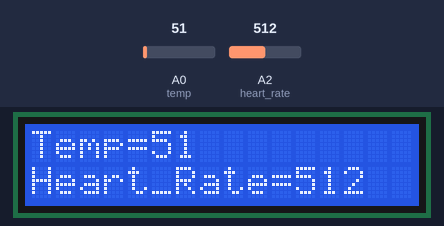
Simulated run of this sketch. Board: Arduino Uno, built with avr-gcc and run on an emulated ATmega328P. On the bench: 16×2 character LCD. Inputs (shaded band) come from the test bench; at power-on: A0 (temp) = 51, A2 (heart_rate) = 512.

Above: at 2.2 s.
2.3 s: A0 (temp) set to 112
At 3.7 s:
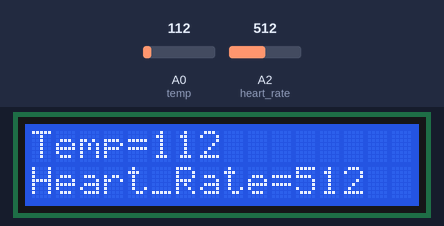
5.3 s: A2 (heart_rate) set to 716
At 6.7 s:
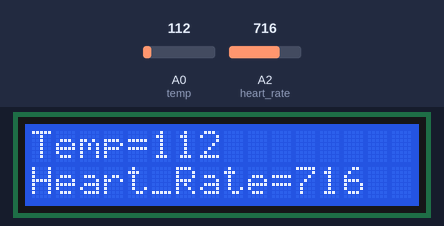
8.3 s: A0 (temp) set to 86
At 9.4 s:
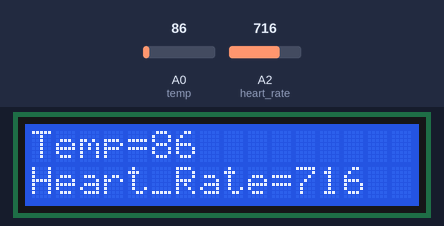
11.3 s: A2 (heart_rate) set to 1023
At 12.8 s:
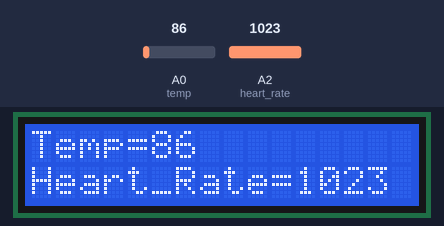
14.3 s: A0 (temp) set to 71
At 15.2 s:
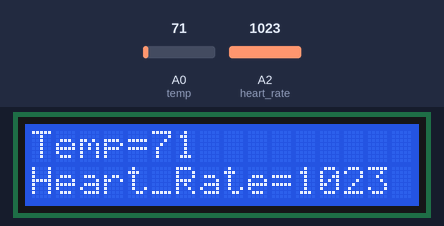
17.3 s: A2 (heart_rate) set to 900
At 18.2 s:
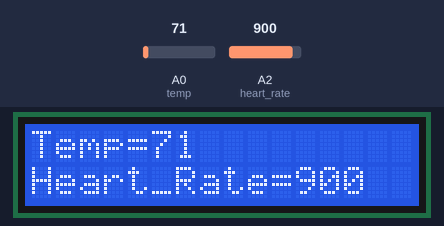
Timing chart, 0 to 19.8 s (numbered marks = the images above; inputs shaded):
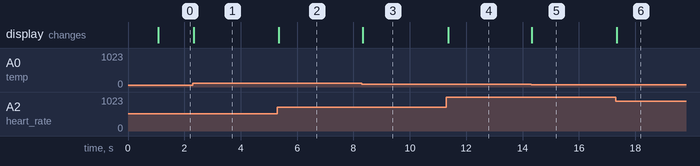

The sketch:

health.ino
```cpp
#include <LiquidCrystal.h>
const int rs=13, en=12, d4=9, d5=8, d6=7, d7=6;
LiquidCrystal lcd(rs,en,d4,d5,d6,d7);

int temp = A0;
int heart_rate = A2;

int temp_data = 0;
int heart_ratedata=0;

void setup(){
  Serial.begin(9600);
  lcd.begin(16,2);
  lcd.setCursor(0, 0);
  lcd.print(" Health ");
  lcd.setCursor(0, 1);
  lcd.print(" Monitoring ");
  delay(1000);
}

void loop(){
  temp_data = analogRead(temp);
  heart_ratedata = analogRead(heart_rate);
  lcd.clear();
  lcd.setCursor(0, 0);
  lcd.print("Temp=");
  lcd.print(temp_data);
  lcd.setCursor(0, 1);
  lcd.print("Heart_Rate=");
  lcd.print(heart_ratedata);
  delay(20);
}
```

Measured:
- after the input at 2.3 s, the display: changes at once (image 1)
- after the input at 5.3 s, the display: changes after 0.05 s (image 2)
- after the input at 8.3 s, the display: changes at once (image 3)
- after the input at 11.3 s, the display: changes after 0.06 s (image 4)
- after the input at 14.3 s, the display: changes at once (image 5)
- after the input at 17.3 s, the display: changes after 0.05 s (image 6)
